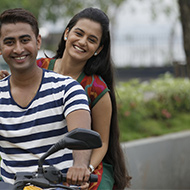
#> input picture 3_Chapter/opencv_dlib/FaceDetection/images-8.jpg, 190 x 190 px
$ python Face_Detection_Images.py   (Python 2 division)   (older library calls are emulated)
#> lines starting #> are read from the running program, lines starting #| are printed output that depends on the picture; after the words box and inside, x2 and y2 are one past the last pixel; in counts of white or black regions, pixels touching at a corner belong together
import cv2
cascPath = "haarcascade_frontalface_alt.xml"
imagePath = "./images-8.jpg"
faceCascade = cv2.CascadeClassifier(cascPath)

# Read the image
image = cv2.imread(imagePath)
#> image is the input picture: shape (190, 190, 3); mean B, G, R 104.2, 111.3, 114.8
gray = cv2.cvtColor(image, cv2.COLOR_BGR2GRAY)
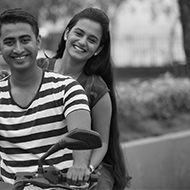
#> gray: shape (190, 190); min 0, max 255, mean 111.5

# Detect faces in the image
faces = faceCascade.detectMultiScale(
        gray,
        scaleFactor=1.05,
        minNeighbors=3,
    # flags = cv2.cv.CV_HAAR_SCALE_IMAGE
)
#> faces = [[0, 26, 39, 39], [64, 19, 42, 42]]

print "Found {0} faces!".format(len(faces))
#| Found 2 faces!

# Draw a rectangle around the faces
for (x, y, w, h) in faces:
    cv2.rectangle(image, (x, y), (x+w, y+h), (0, 255, 0), 2)
#> this loop made 2 passes
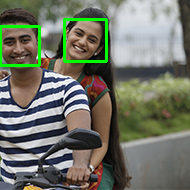
#> image: shape (190, 190, 3); 2.56% of pixels changed, all inside (x1, y1, x2, y2) = (0, 18, 108, 67)

# Display the resulting frame
cv2.imshow("Faces found",image)
cv2.waitKey(0)

$ run again, with 3_Chapter/opencv_dlib/FaceDetection/images-10.jpg copied over 3_Chapter/opencv_dlib/FaceDetection/images-8.jpg
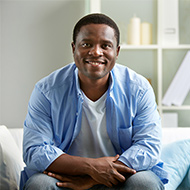
#> input picture 3_Chapter/opencv_dlib/FaceDetection/images-10.jpg, 190 x 190 px
#> image is the input picture: shape (190, 190, 3); mean B, G, R 156.3, 152.7, 146.8
#> `gray = cv2.cvtColor(image, cv2.COLOR_BGR2GRAY)`:
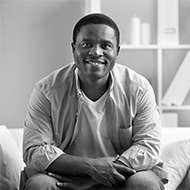
#> gray: shape (190, 190); min 0, max 255, mean 151.4
#> faces = [[72, 24, 52, 52]]
#| Found 1 faces!
#> the loop `for (x, y, w, h) in faces:` made 1 pass
#> after the loop `for (x, y, w, h) in faces:`:
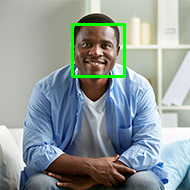
#> image: shape (190, 190, 3); 1.72% of pixels changed, all inside (x1, y1, x2, y2) = (71, 23, 126, 78)

$ run again, with 3_Chapter/opencv_dlib/FaceDetection/images-7.jpg copied over 3_Chapter/opencv_dlib/FaceDetection/images-8.jpg
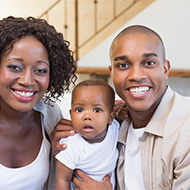
#> input picture 3_Chapter/opencv_dlib/FaceDetection/images-7.jpg, 190 x 190 px
#> image is the input picture: shape (190, 190, 3); mean B, G, R 144.4, 151.9, 174
#> `gray = cv2.cvtColor(image, cv2.COLOR_BGR2GRAY)`:
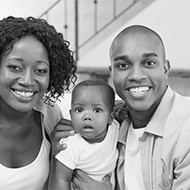
#> gray: shape (190, 190); min 0, max 255, mean 157.6
#> faces = [[65, 90, 48, 48], [104, 38, 65, 65], [1, 47, 57, 57]]
#| Found 3 faces!
#> the loop `for (x, y, w, h) in faces:` made 3 passes
#> after the loop `for (x, y, w, h) in faces:`:
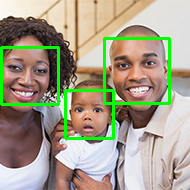
#> image: shape (190, 190, 3); 5.57% of pixels changed, all inside (x1, y1, x2, y2) = (0, 37, 171, 140)

$ run again, with 3_Chapter/opencv_dlib/FaceDetection/images-9.jpg copied over 3_Chapter/opencv_dlib/FaceDetection/images-8.jpg
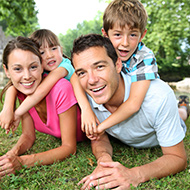
#> input picture 3_Chapter/opencv_dlib/FaceDetection/images-9.jpg, 190 x 190 px
#> image is the input picture: shape (190, 190, 3); mean B, G, R 118.8, 144.2, 162.9
#> `gray = cv2.cvtColor(image, cv2.COLOR_BGR2GRAY)`:
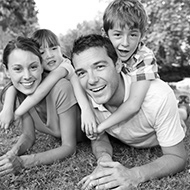
#> gray: shape (190, 190); min 0, max 255, mean 146.9
#> faces = [[104, 19, 41, 41], [4, 50, 44, 44], [64, 49, 54, 54]]
#| Found 3 faces!
#> the loop `for (x, y, w, h) in faces:` made 3 passes
#> after the loop `for (x, y, w, h) in faces:`:
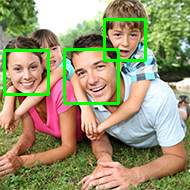
#> image: shape (190, 190, 3); 4.54% of pixels changed, all inside (x1, y1, x2, y2) = (3, 18, 147, 105)
